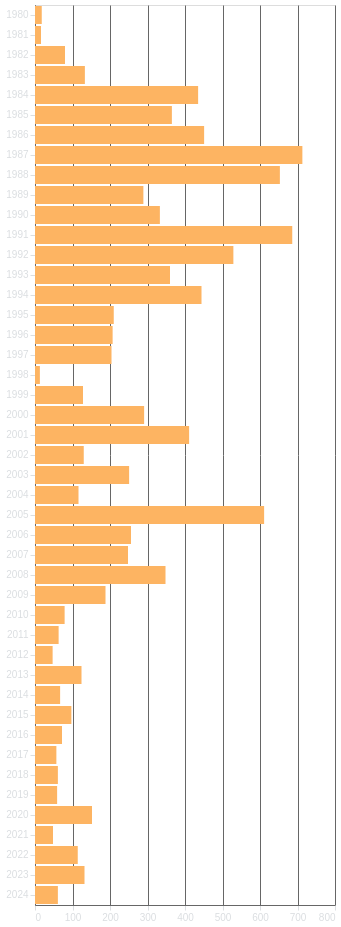

The specification (Vega-Lite) saved for this image:
### Vega-Lite specification from a JSON file in a GitHub repository (floating-point values rounded to 4 significant figures; data arrays with more than 128 entries replaced by an {"elided": "..."} marker saying what was removed)
{"config": {"background": "transparent", "title": {"color": "#DBDEE1", "fontSize": 16}, "axis": {"domainColor": "#666666", "gridColor": "#666666", "tickColor": "#DBDEE1", "titleColor": "#DBDEE1", "labelColor": "#DBDEE1"}, "legend": {"labelColor": "#DBDEE1", "titleColor": "#DBDEE1"}}, "data": {"name": "data-12856a09117622c4fe9317037a602295"}, "mark": {"type": "bar", "tooltip": true}, "encoding": {"color": {"value": "#fdb462"}, "tooltip": [{"field": "year", "title": "Anno", "type": "ordinal"}, {"aggregate": "count", "title": "Nº di spot", "type": "quantitative"}], "x": {"aggregate": "count", "axis": {"ticks": true, "title": null}, "type": "quantitative"}, "y": {"axis": {"ticks": true, "title": null}, "field": "year", "type": "ordinal"}}, "height": "container", "width": "container", "$schema": "https://vega.github.io/schema/vega-lite/v5.17.0.json", "datasets": {"data-12856a09117622c4fe9317037a602295": {"elided": "10350 records"}}}
